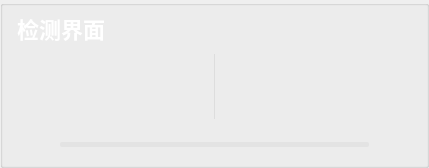
          <widget class="QGroupBox" name="groupBox_201">
           <property name="styleSheet">
            <string notr="true">#groupBox_201{
background-color: rgba(95, 95, 95, .3);
border: 0px solid #42adff;
border-left: 1px solid rgba(200, 200, 200,100);
border-right: 0px solid rgba(29, 83, 185, 255);
border-radius:0px;}</string>
           </property>
           <property name="title">
            <string/>
           </property>
           <layout class="QVBoxLayout" name="verticalLayout_4" stretch="0,1,0">
            <property name="topMargin">
             <number>0</number>
            </property>
            <property name="bottomMargin">
             <number>0</number>
            </property>
            <item>
             <widget class="QGroupBox" name="groupBox_3">
              <property name="minimumSize">
               <size>
                <width>0</width>
                <height>42</height>
               </size>
              </property>
              <property name="maximumSize">
               <size>
                <width>16777215</width>
                <height>42</height>
               </size>
              </property>
              <property name="styleSheet">
               <string notr="true">#groupBox_3{
border: 0px solid #42adff;
border-radius:0px;}</string>
              </property>
              <property name="title">
               <string/>
              </property>
              <layout class="QHBoxLayout" name="horizontalLayout_6">
               <property name="leftMargin">
                <number>0</number>
               </property>
               <property name="topMargin">
                <number>0</number>
               </property>
               <property name="rightMargin">
                <number>0</number>
               </property>
               <property name="bottomMargin">
                <number>0</number>
               </property>
               <item>
                <widget class="QLabel" name="label_6">
                 <property name="minimumSize">
                  <size>
                   <width>0</width>
                   <height>0</height>
                  </size>
                 </property>
                 <property name="maximumSize">
                  <size>
                   <width>16777215</width>
                   <height>40</height>
                  </size>
                 </property>
                 <property name="styleSheet">
                  <string notr="true">QLabel
{
	font-size: 22px;
	font-family: &quot;Microsoft YaHei&quot;;
	font-weight: bold;
 		border-radius:9px;
		background:rgba(66, 195, 255, 0);
	color: rgb(255, 255, 255);
}
</string>
                 </property>
                 <property name="text">
                  <string>检测界面</string>
                 </property>
                </widget>
               </item>
               <item>
                <spacer name="horizontalSpacer_14">
                 <property name="orientation">
                  <enum>Qt::Horizontal</enum>
                 </property>
                 <property name="sizeHint" stdset="0">
                  <size>
                   <width>40</width>
                   <height>20</height>
                  </size>
                 </property>
                </spacer>
               </item>
               <item>
                <widget class="QLabel" name="fps_label">
                 <property name="minimumSize">
                  <size>
                   <width>100</width>
                   <height>40</height>
                  </size>
                 </property>
                 <property name="maximumSize">
                  <size>
                   <width>100</width>
                   <height>40</height>
                  </size>
                 </property>
                 <property name="styleSheet">
                  <string notr="true">QLabel
{
	font-size: 20px;
	font-family: &quot;Microsoft YaHei&quot;;
	font-weight: bold;
 		border-radius:9px;
		background:rgba(66, 195, 255, 0);
color: rgb(218, 218, 218);
}
</string>
                 </property>
                 <property name="text">
                  <string/>
                 </property>
                 <property name="alignment">
                  <set>Qt::AlignCenter</set>
                 </property>
                </widget>
               </item>
              </layout>
             </widget>
            </item>
            <item>
             <widget class="QSplitter" name="splitter">
              <property name="enabled">
               <bool>true</bool>
              </property>
              <property name="styleSheet">
               <string notr="true">#splitter::handle{background: 1px solid  rgba(200, 200, 200,100);}</string>
              </property>
              <property name="frameShape">
               <enum>QFrame::NoFrame</enum>
              </property>
              <property name="lineWidth">
               <number>10</number>
              </property>
              <property name="orientation">
               <enum>Qt::Horizontal</enum>
              </property>
              <property name="handleWidth">
               <number>1</number>
              </property>
              <widget class="Label_click_Mouse" name="raw_video">
               <property name="enabled">
                <bool>true</bool>
               </property>
               <property name="sizePolicy">
                <sizepolicy hsizetype="Ignored" vsizetype="Ignored">
                 <horstretch>0</horstretch>
                 <verstretch>0</verstretch>
                </sizepolicy>
               </property>
               <property name="minimumSize">
                <size>
                 <width>200</width>
                 <height>0</height>
                </size>
               </property>
               <property name="font">
                <font>
                 <family>微软雅黑</family>
                 <pointsize>36</pointsize>
                </font>
               </property>
               <property name="cursor">
                <cursorShape>ArrowCursor</cursorShape>
               </property>
               <property name="styleSheet">
                <string notr="true">color: rgb(218, 218, 218);
</string>
               </property>
               <property name="text">
                <string/>
               </property>
               <property name="scaledContents">
                <bool>false</bool>
               </property>
               <property name="alignment">
                <set>Qt::AlignCenter</set>
               </property>
              </widget>
              <widget class="Label_click_Mouse" name="out_video">
               <property name="enabled">
                <bool>true</bool>
               </property>
               <property name="sizePolicy">
                <sizepolicy hsizetype="Ignored" vsizetype="Ignored">
                 <horstretch>0</horstretch>
                 <verstretch>0</verstretch>
                </sizepolicy>
               </property>
               <property name="minimumSize">
                <size>
                 <width>200</width>
                 <height>0</height>
                </size>
               </property>
               <property name="font">
                <font>
                 <family>微软雅黑</family>
                 <pointsize>36</pointsize>
                </font>
               </property>
               <property name="cursor">
                <cursorShape>ArrowCursor</cursorShape>
               </property>
               <property name="styleSheet">
                <string notr="true">color: rgb(218, 218, 218);
</string>
               </property>
               <property name="text">
                <string/>
               </property>
               <property name="scaledContents">
                <bool>false</bool>
               </property>
               <property name="alignment">
                <set>Qt::AlignCenter</set>
               </property>
              </widget>
             </widget>
            </item>
            <item>
             <layout class="QHBoxLayout" name="horizontalLayout_12">
              <property name="rightMargin">
               <number>0</number>
              </property>
              <item>
               <widget class="QPushButton" name="runButton">
                <property name="minimumSize">
                 <size>
                  <width>40</width>
                  <height>40</height>
                 </size>
                </property>
                <property name="styleSheet">
                 <string notr="true">QPushButton {
border-style: solid;
border-width: 0px;
border-radius: 0px;
background-color: rgba(223, 223, 223, 0);
}
QPushButton::focus{outline: none;}
QPushButton::hover {
border-style: solid;
border-width: 0px;
border-radius: 0px;
background-color: rgba(223, 223, 223, 150);}</string>
                </property>
                <property name="text">
                 <string/>
                </property>
                <property name="icon">
                 <iconset resource="../apprcc.qrc">
                  <normaloff>:/img/icon/运行.png</normaloff>
                  <normalon>:/img/icon/暂停.png</normalon>
                  <disabledoff>:/img/icon/运行.png</disabledoff>
                  <disabledon>:/img/icon/暂停.png</disabledon>
                  <activeoff>:/img/icon/运行.png</activeoff>
                  <activeon>:/img/icon/暂停.png</activeon>
                  <selectedoff>:/img/icon/运行.png</selectedoff>
                  <selectedon>:/img/icon/暂停.png</selectedon>:/img/icon/运行.png</iconset>
                </property>
                <property name="iconSize">
                 <size>
                  <width>30</width>
                  <height>30</height>
                 </size>
                </property>
                <property name="checkable">
                 <bool>true</bool>
                </property>
               </widget>
              </item>
              <item>
               <widget class="QProgressBar" name="progressBar">
                <property name="maximumSize">
                 <size>
                  <width>16777215</width>
                  <height>5</height>
                 </size>
                </property>
                <property name="styleSheet">
                 <string notr="true">QProgressBar{ color: rgb(255, 255, 255); font:12pt; border-radius:2px; text-align:center; border:none; background-color: rgba(215, 215, 215,100);} 
QProgressBar:chunk{ border-radius:0px; background: rgba(55, 55, 55, 200);}</string>
                </property>
                <property name="maximum">
                 <number>1000</number>
                </property>
                <property name="value">
                 <number>0</number>
                </property>
                <property name="textVisible">
                 <bool>false</bool>
                </property>
               </widget>
              </item>
              <item>
               <widget class="QPushButton" name="stopButton">
                <property name="minimumSize">
                 <size>
                  <width>40</width>
                  <height>40</height>
                 </size>
                </property>
                <property name="styleSheet">
                 <string notr="true">QPushButton {
border-style: solid;
border-width: 0px;
border-radius: 0px;
background-color: rgba(223, 223, 223, 0);
}
QPushButton::focus{outline: none;}
QPushButton::hover {
border-style: solid;
border-width: 0px;
border-radius: 0px;
background-color: rgba(223, 223, 223, 150);}</string>
                </property>
                <property name="text">
                 <string/>
                </property>
                <property name="icon">
                 <iconset resource="../apprcc.qrc">
                  <normaloff>:/img/icon/终止.png</normaloff>:/img/icon/终止.png</iconset>
                </property>
                <property name="iconSize">
                 <size>
                  <width>30</width>
                  <height>30</height>
                 </size>
                </property>
               </widget>
              </item>
             </layout>
            </item>
           </layout>
          </widget>
